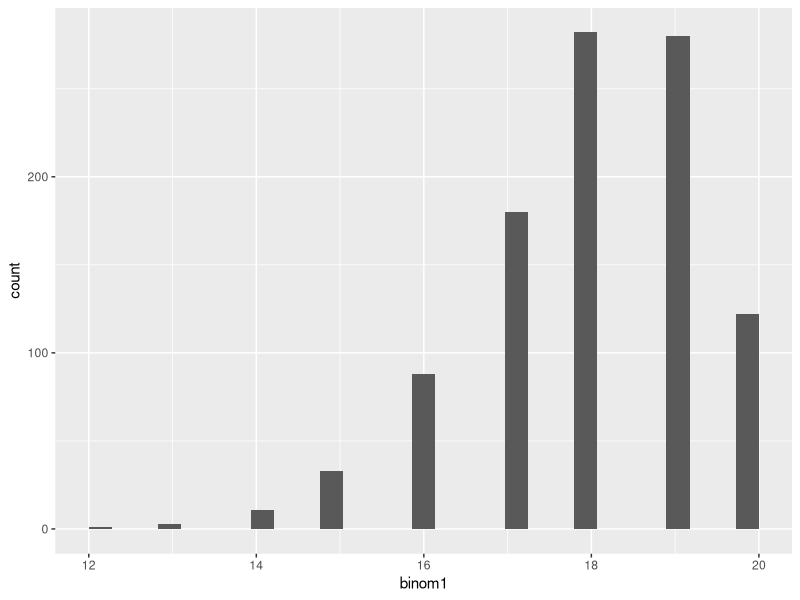
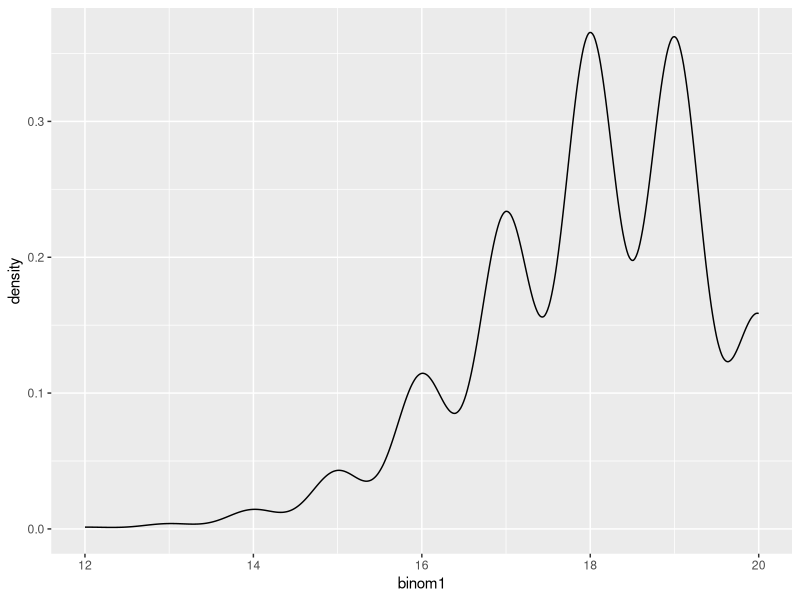
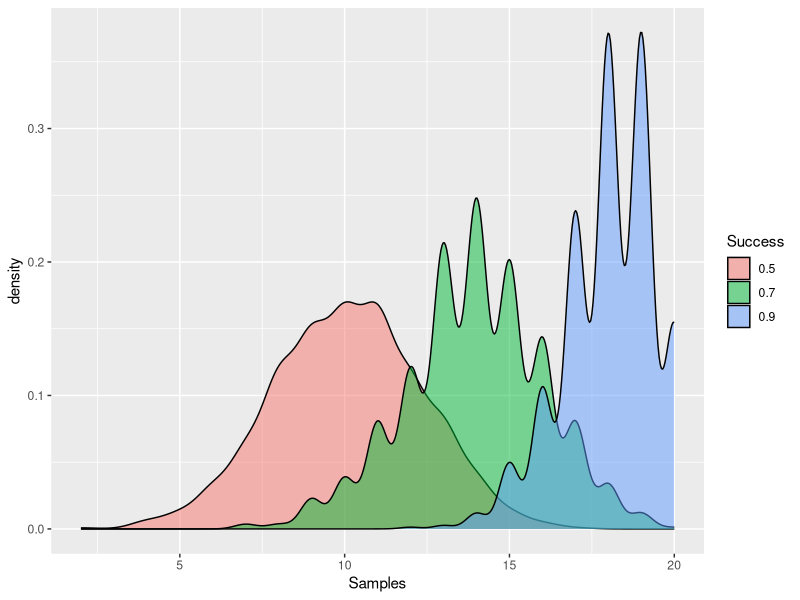
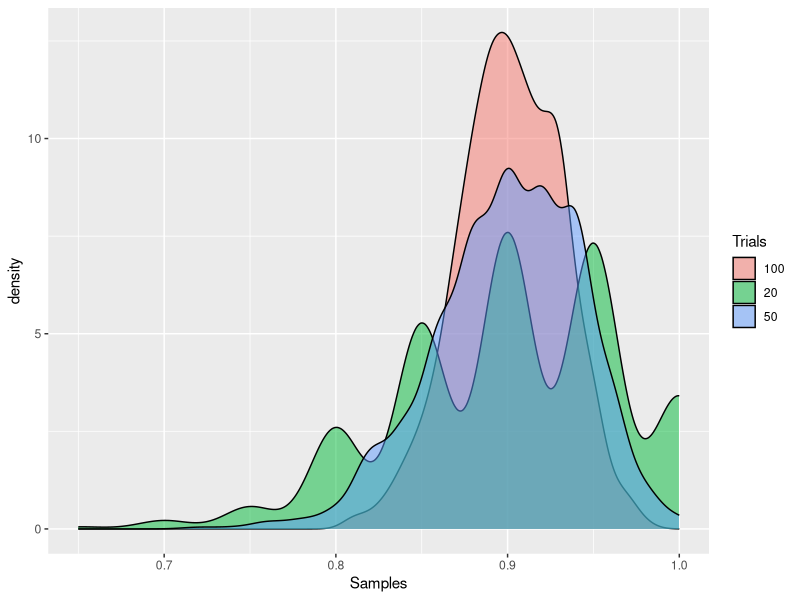
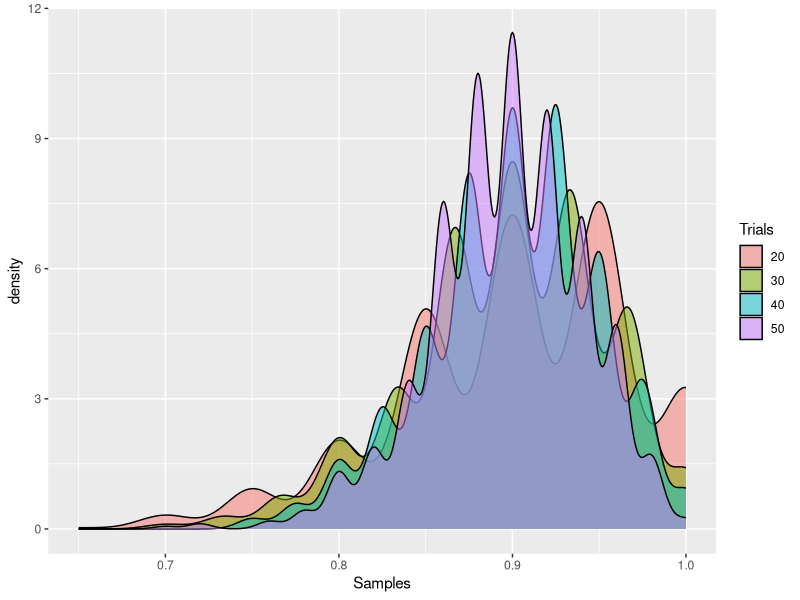
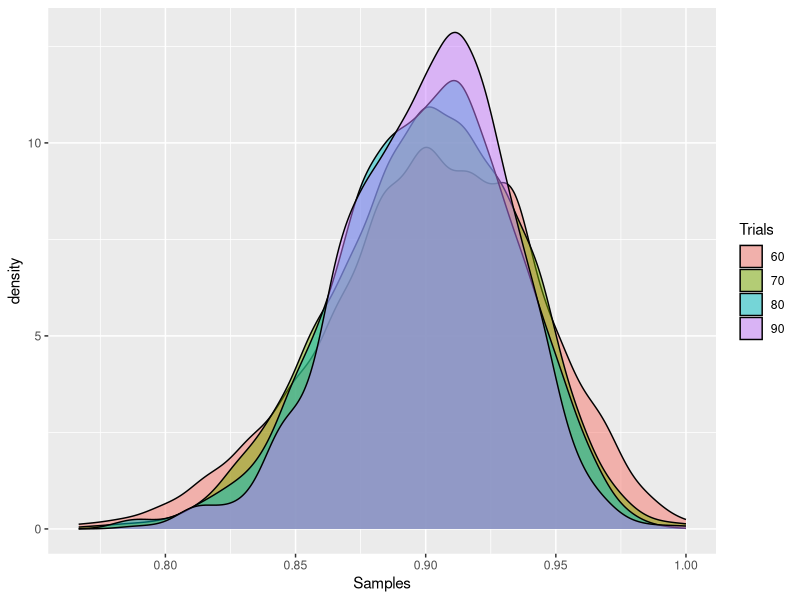
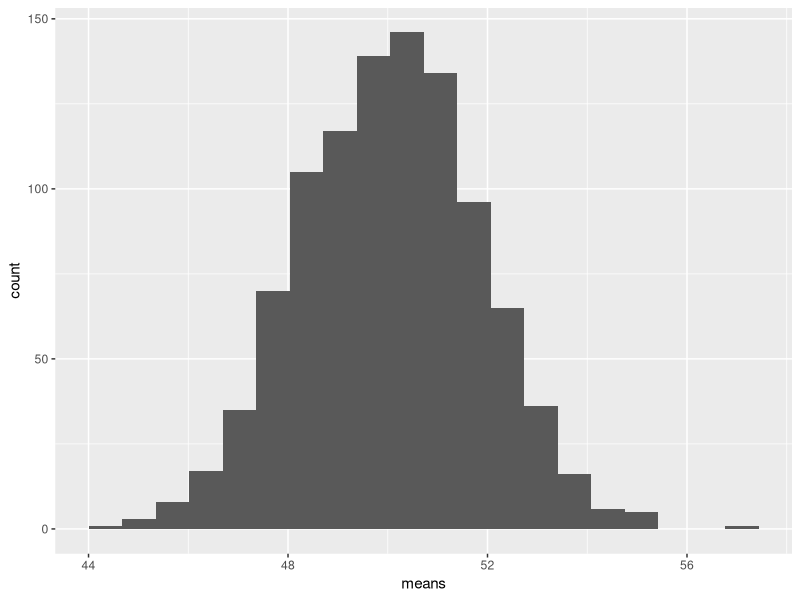
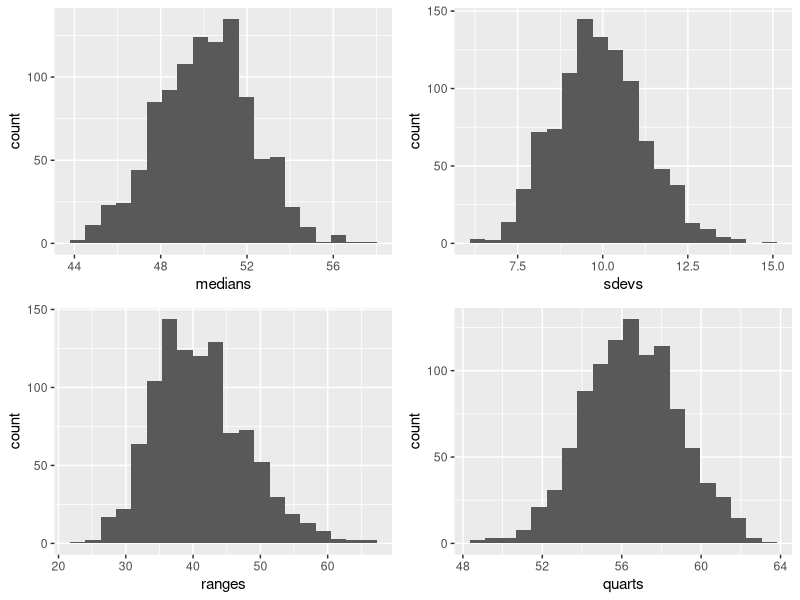

Write the R code that produced these figures, in order.
## ---- chunk 1
library(tidyverse)
## ---- chunk 2
my_samples <- data.frame(
  binom1 = rbinom(1000, size = 20, prob = 0.90)
)

#a Histogram
ggplot(my_samples, aes(x = binom1)) + geom_histogram()

#b Density plot
ggplot(my_samples, aes(x = binom1)) + geom_density()
## ---- chunk 3
success = c(0.90, 0.70, 0.50)

my_samples2 <- map_dfc(success, ~rbinom(1000, size = 20, prob = .x))

# Plot densities on top of each other
names(my_samples2) <- success

my_samples2 <- my_samples2 %>% 
  gather(key = "Success", value = "Samples")

ggplot(my_samples2, aes(x = Samples, fill = Success)) + 
  geom_density(alpha = 0.5)
## ---- chunk 4
trials = c(20, 50, 100)

my_samples3 <- map_dfc(trials, ~rbinom(1000, size = .x, prob = 0.90))

names(my_samples3) <- trials

my_samples3 <- my_samples3 %>% 
  gather(key = "Trials", value = "Samples")

my_samples3 <- my_samples3 %>% 
  mutate(Samples = as.numeric(Samples)/as.numeric(Trials))

ggplot(my_samples3, aes(x = Samples, fill = Trials)) + 
  geom_density(alpha = 0.5)

# This is where I make the function! 

plot_prop <- function(trials, prob_success){
  
  my_samplesN <- map_dfc(trials, ~rbinom(1000, size = .x, prob = prob_success))
  
  names(my_samplesN) <- trials
  
  my_samplesN <- my_samplesN %>% 
    gather(key = "Trials", value = "Samples")
  
  my_samplesN <- my_samplesN %>% 
    mutate(Samples = as.numeric(Samples)/as.numeric(Trials))
  
  ggplot(my_samplesN, aes(x = Samples, fill = Trials)) + 
    geom_density(alpha = 0.5)
}

plot_prop(c(20,30,40,50), 0.9)
plot_prop(c(60,70,80,90), 0.9)
## ---- chunk 5

# a 1000 samples of size 30
my_samples4 <- replicate(1000, rnorm(30, mean = 50, sd = 10), simplify = FALSE)

# my range function
range <- function(x){
  max(x) - min(x)
}

# 3rd quartile function
quart <- function(x){
quantile(x, probs = 0.75)
}

my_stats <- data.frame(
  means = map_dbl(my_samples4, mean),
  medians = map_dbl(my_samples4, median),
  sdevs = map_dbl(my_samples4, sd), 
  ranges = map_dbl(my_samples4, range),
  quarts = map_dbl(my_samples4,quart)
)

# b Sampling distribution of means
ggplot(my_stats, aes(x = means)) + geom_histogram(bins = 20)

# c Sampling distributions of other statistics in single plotting window
library(ggpubr)

m <- ggplot(my_stats, aes(x = medians)) + geom_histogram(bins = 20)
s <- ggplot(my_stats, aes(x = sdevs)) + geom_histogram(bins = 20)
r <- ggplot(my_stats, aes(x = ranges)) + geom_histogram(bins = 20)
q <- ggplot(my_stats, aes(x = quarts)) + geom_histogram(bins = 20)

ggarrange(m, s, r, q, 
          ncol = 2, nrow = 2)
## ---- chunk 6
# a 
my_samples5 <- replicate(1000, runif(30, min = 10, max = 90), simplify = FALSE)

my_stats2 <- data.frame(
  means = map_dbl(my_samples5, mean),
  medians = map_dbl(my_samples5, median),
  sdevs = map_dbl(my_samples5, sd), 
  ranges = map_dbl(my_samples5, range), 
  quarts = map_dbl(my_samples5,quart)
)

# b 
ggplot(my_stats2, aes(x = means)) + geom_histogram(bins = 20)

# c
m <- ggplot(my_stats2, aes(x = medians)) + geom_histogram(bins = 20)
s <- ggplot(my_stats2, aes(x = sdevs)) + geom_histogram(bins = 20)
r <- ggplot(my_stats2, aes(x = ranges)) + geom_histogram(bins = 20)
q <- ggplot(my_stats2, aes(x = quarts)) + geom_histogram(bins = 20)

ggarrange(m, s, r, q, 
          ncol = 2, nrow = 2)
